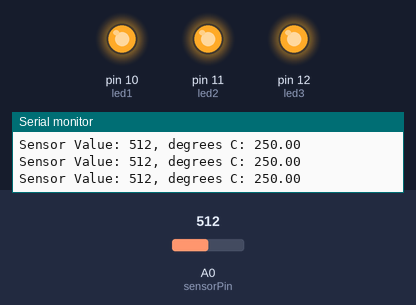
This sketch was run on a simulated Arduino Uno, built with avr-gcc and run on an emulated ATmega328P. Parts: output pins drawn as LEDs (lit = HIGH), the last lines printed to the serial monitor. The inputs (shaded band) are chosen by the test bench; at power-on: A0 (sensorPin) = 512.

Above: at 1.2 s.
1.3 s: A0 (sensorPin) set to 48
2.8 s: A0 (sensorPin) set to 45
At 3.4 s:
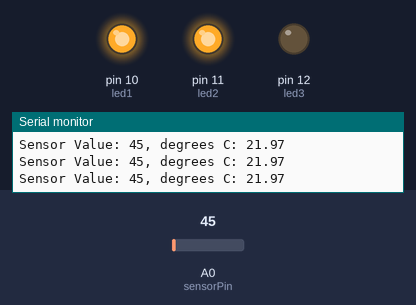
4.3 s: A0 (sensorPin) set to 0
At 5.5 s:
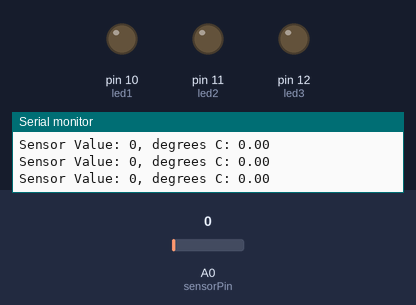
Timing chart, 0 to 7.3 s (numbered marks = the images above; inputs shaded):
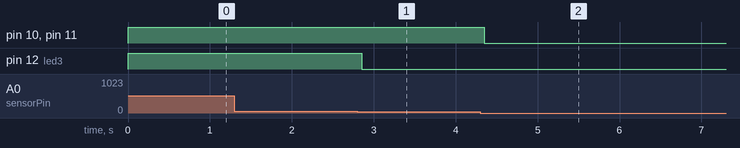

Measured:
- the behaviour switches between 46 and 45 on A0 (sensorPin) (found by bisection; images 0 and 1)
- after the input at 2.8 s, pin 12 (led3): HIGH → LOW after 0.05 s
- after the input at 4.3 s, pin 10 (led1), pin 11 (led2): HIGH → LOW after 0.05 s

The sketch:

loveometer-modified.ino
```cpp
const int sensorPin = A0;
const float baselineTemp = 20.0;

int led1 = 10;
int led2 = 11;
int led3 = 12;

void setup(){
  /*led1 = 2;
  led2 = 3;
  led3 = 4;*/

  Serial.begin(9600); // open a serial port
  for(int pinNumber = led1; pinNumber <= led3; pinNumber++){
    pinMode(pinNumber,OUTPUT); digitalWrite(pinNumber, LOW);
  }
}

void loop(){
  int sensorVal = analogRead(sensorPin);
  Serial.print("Sensor Value: ");
  Serial.print(sensorVal);

  // convert the ADC reading to voltage
  //float voltage = (sensorVal/1024.0) * 5.0;

  //convert the ADC readingto temperature in degrees
  Serial.print(", degrees C: ");
  float temperature = (float)sensorVal * (5/10.24);
  Serial.println(temperature);

  int diff = 1;
  if (temperature < baselineTemp){
    digitalWrite(led1, LOW);
    digitalWrite(led2, LOW);
    digitalWrite(led3, LOW);
  } else if (temperature < baselineTemp + diff){
    digitalWrite(led1, HIGH);
    digitalWrite(led2, LOW);
    digitalWrite(led3, LOW);
  } else if (temperature < baselineTemp + diff * 2){
    digitalWrite(led1, HIGH);
    digitalWrite(led2, HIGH);
    digitalWrite(led3, LOW);
  } else {
    digitalWrite(led1, HIGH);
    digitalWrite(led2, HIGH);
    digitalWrite(led3, HIGH);
  }
  delay(1);
}
```
